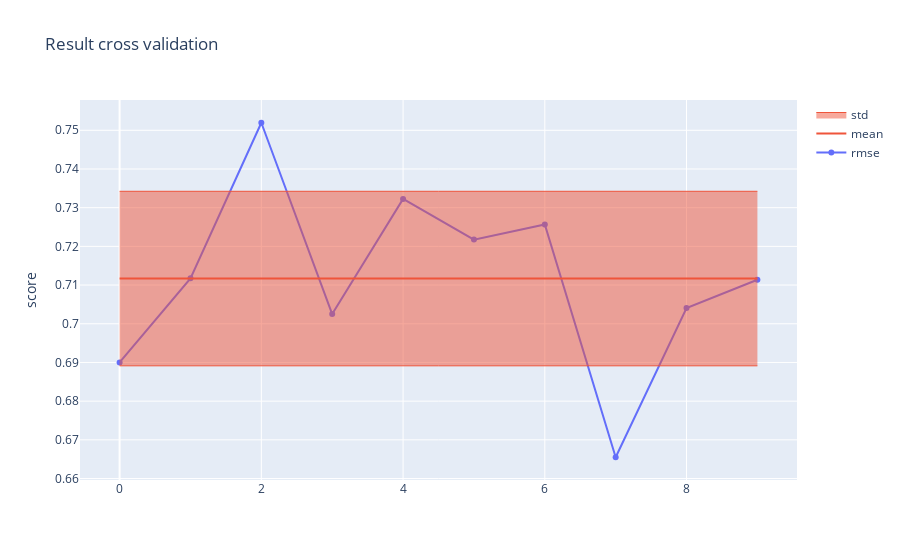

The cell this chart's notebook holds for it:
### Code cell
# init experiment
exp = Experiment(
    name="random-forest", 
    data=flights_train
)

# run experiment
exp.run(config)

### Figure 1 — Plotly figure (JSON) as saved in the notebook; plotly's stock layout.template omitted (floating-point values rounded to 4 significant figures)
{"data": [{"name": "rmse", "type": "scatter", "y": [0.69, 0.7117, 0.7519, 0.7025, 0.7323, 0.7217, 0.7257, 0.6655, 0.7041, 0.7114]}, {"marker": {"color": "#EF553B"}, "mode": "lines", "name": "mean", "type": "scatter", "y": [0.7117, 0.7117, 0.7117, 0.7117, 0.7117, 0.7117, 0.7117, 0.7117, 0.7117, 0.7117]}, {"line": {"width": 1}, "marker": {"color": "#EF553B"}, "mode": "lines", "showlegend": false, "type": "scatter", "y": [0.7342, 0.7342, 0.7342, 0.7342, 0.7342, 0.7342, 0.7342, 0.7342, 0.7342, 0.7342]}, {"fill": "tonexty", "line": {"width": 1}, "marker": {"color": "#EF553B"}, "mode": "lines", "name": "std", "type": "scatter", "y": [0.6891, 0.6891, 0.6891, 0.6891, 0.6891, 0.6891, 0.6891, 0.6891, 0.6891, 0.6891]}], "layout": {"title": {"text": "Result cross validation"}, "yaxis": {"title": {"text": "score"}}}}
